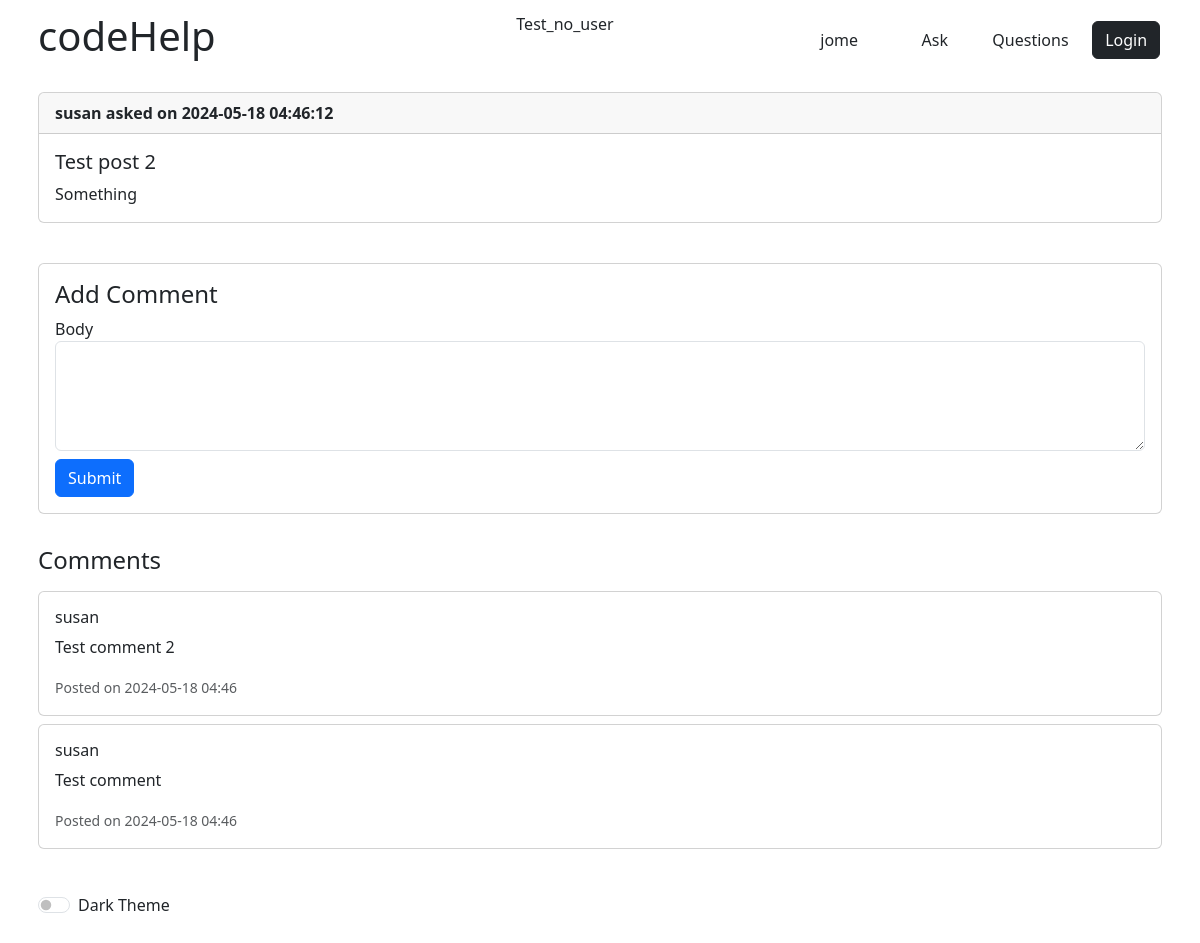
The page /post/2 on the database as committed earlier.
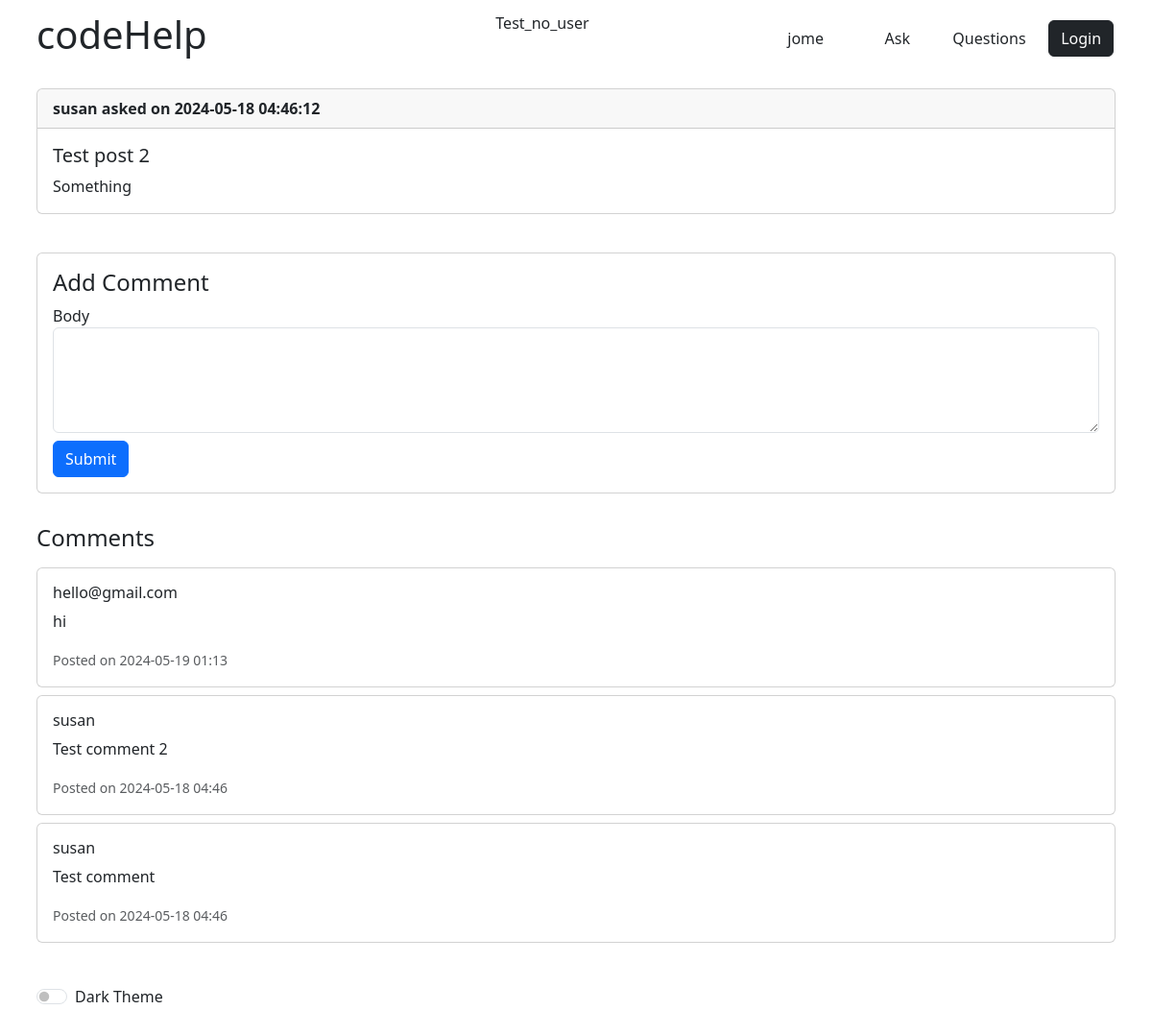
The same page on the database as committed later.
### app/models.py (models this page shows, shortened)
class Comment(db.Model):
    id: so.Mapped[int] = so.mapped_column(primary_key=True)
    body: so.Mapped[str] = so.mapped_column(sa.String(280))
    timestamp: so.Mapped[datetime] = so.mapped_column(
        index=True, default=lambda: datetime.now(timezone.utc).replace(microsecond=0))
    user_id: so.Mapped[int] = so.mapped_column(sa.ForeignKey(User.id),
                                               index=True)
    post_id: so.Mapped[int] = so.mapped_column(sa.ForeignKey(Post.id),
                                               index=True)
    parent_comment_id: so.Mapped[Optional[int]] = so.mapped_column(
        sa.ForeignKey('comment.id'))
    author: so.Mapped[User] = so.relationship(back_populates='comments')
    post: so.Mapped[Post] = so.relationship(back_populates='comments')
    replies: so.WriteOnlyMapped['Comment'] = so.relationship(
        backref=so.backref('parent', remote_side=[id])
    )

class User(UserMixin, db.Model):
    id: so.Mapped[int] = so.mapped_column(primary_key=True)
    username: so.Mapped[str] = so.mapped_column(sa.String(64), index=True,
                                                unique=True)
    email: so.Mapped[str] = so.mapped_column(sa.String(120), index=True,
                                             unique=True)
    password_hash: so.Mapped[Optional[str]] = so.mapped_column(sa.String(256))
    posts: so.WriteOnlyMapped['Post'] = so.relationship(
        back_populates='author')
    comments: so.WriteOnlyMapped['Comment'] = so.relationship(
        back_populates='author')

### app/routes.py (the view, shortened to what this page needs)
@app.route('/post/<int:post_id>', methods=['GET', 'POST'])
def postDetails(post_id):
    post = Post.query.get_or_404(post_id)
    comments = Comment.query.filter_by(post_id=post_id).order_by(desc(Comment.timestamp)).all()
    form = CommentForm()
    return render_template('postDetails.html', post=post, form=form, comments=comments)

### app/forms.py
class CommentForm(FlaskForm):
    body = TextAreaField('Body', validators=[DataRequired()])
    submit = SubmitField('Submit')

### app/templates/postDetails.html (shortened to what this page needs)
{% extends "base.html" %}
{% block content %}
<div class="container p-2 my-2">
    <div class="card mb-3">
        <div class="card-header">
            <strong>{{ post.author.username }} asked on {{post.timestamp}}</strong>
        </div>
        <div class="card-body">
            <h5 class="card-title">{{ post.title }}</h5>
            <p class="card-text">{{ post.body }}</p>
        </div>
    </div>
</div>
<div class="container p-2">
    <div class="card">
        <div class="card-body">
            <h4 class="card-title">Add Comment</h4>
            <form id="commentForm" method="POST">
                <div class="form-group">
                    {{ form.body.label(class="form-control-label") }}
                    {{ form.body(class="form-control", rows="4") }}
                </div>
                <div class="form-group mt-2">
                    {{ form.submit(class="btn btn-primary") }}
                </div>
            </form>
        </div>
    </div>
</div>
<div class="container p-2">
    <div id="commentsSection">
        <h4 class="my-3">Comments</h4>
        {% for comment in comments %}
        <div class="card my-2">
            <div class="card-body">
                <h6 class="card-title">{{ comment.author.username }}</h6>
                <p class="card-text">{{ comment.body }}</p>
                <p class="card-text"><small class="text-muted">Posted on {{ comment.timestamp.strftime('%Y-%m-%d %H:%M') }}</small></p>
            </div>
        </div>
        {% endfor %}
    </div>
</div>
{% endblock %}

Rows that differ between the two databases and show on the page:
added Comment: author.username "hello@gmail.com", body "hi", timestamp "2024-05-19 01:13"
